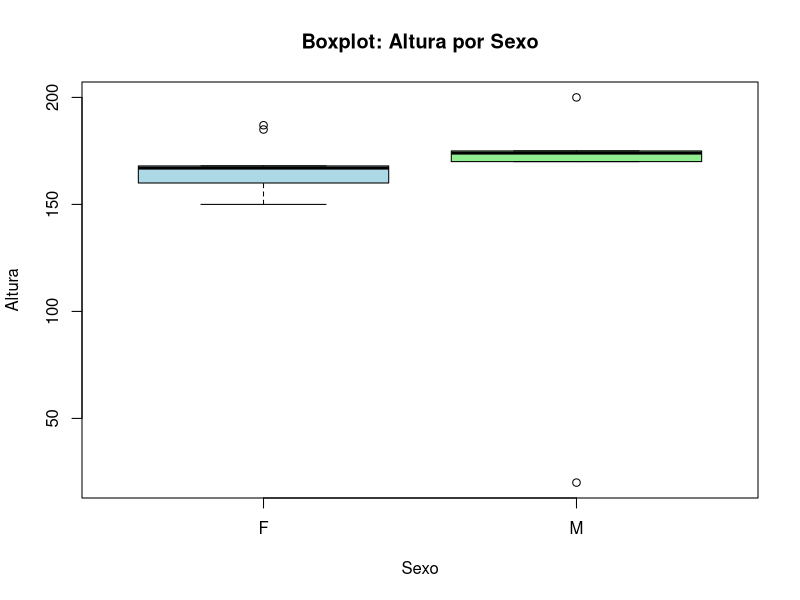
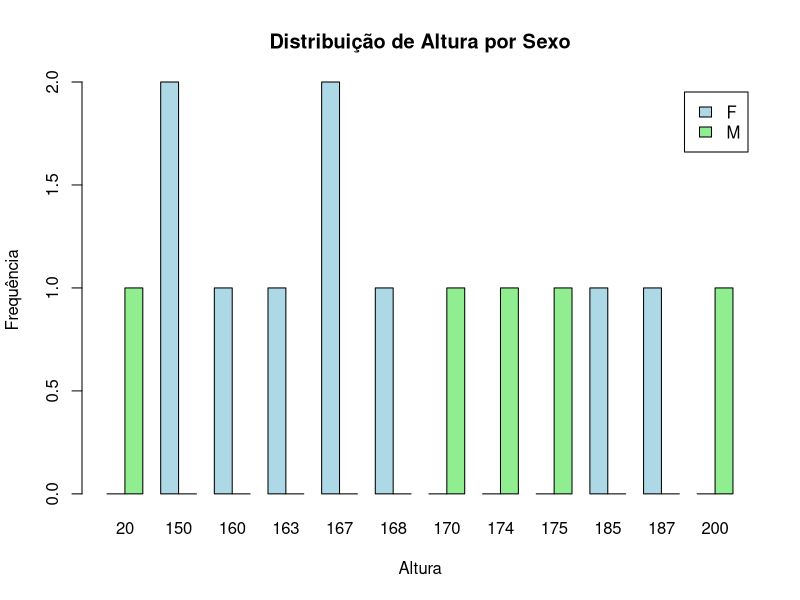
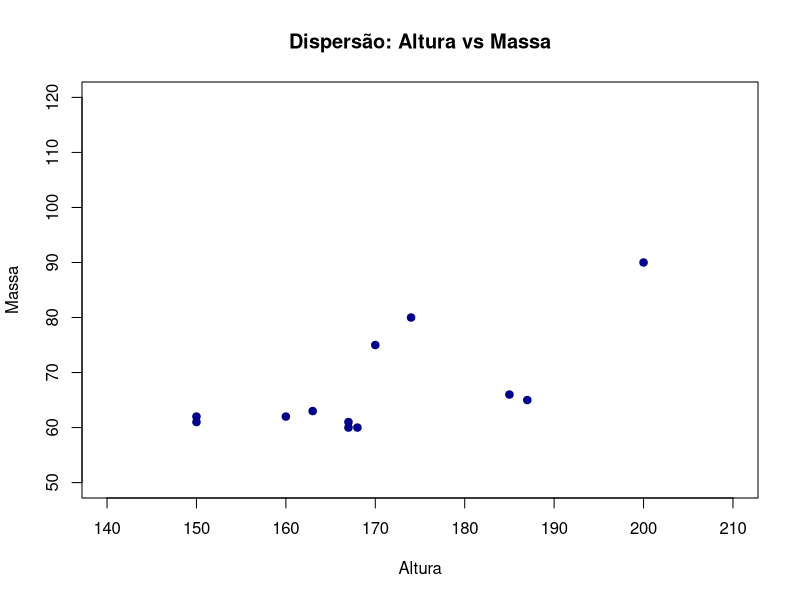
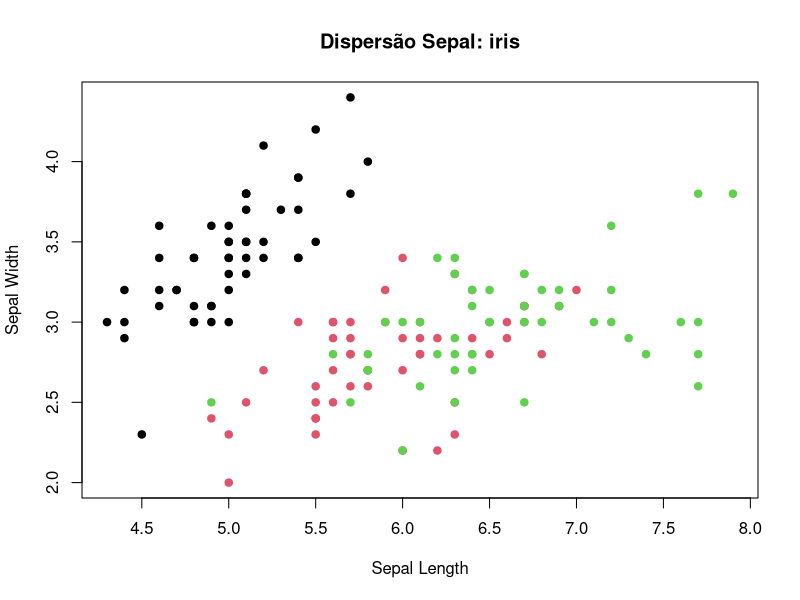
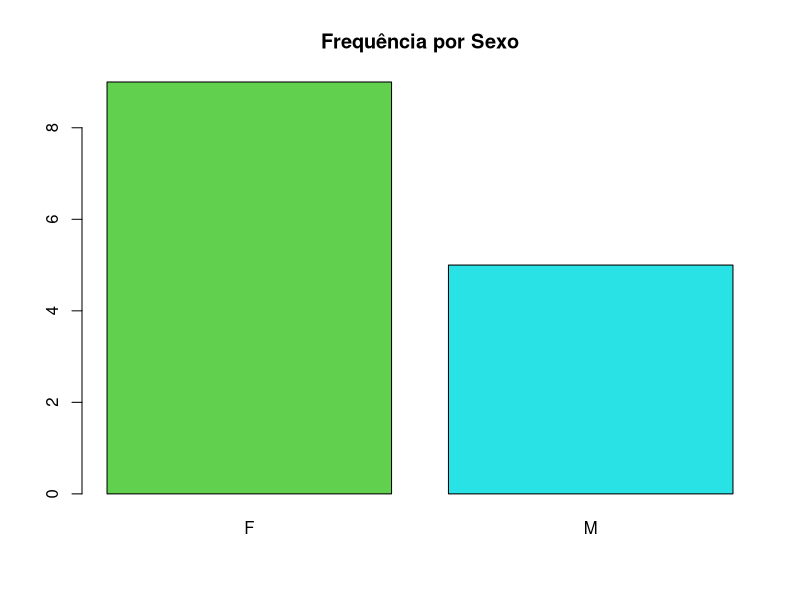
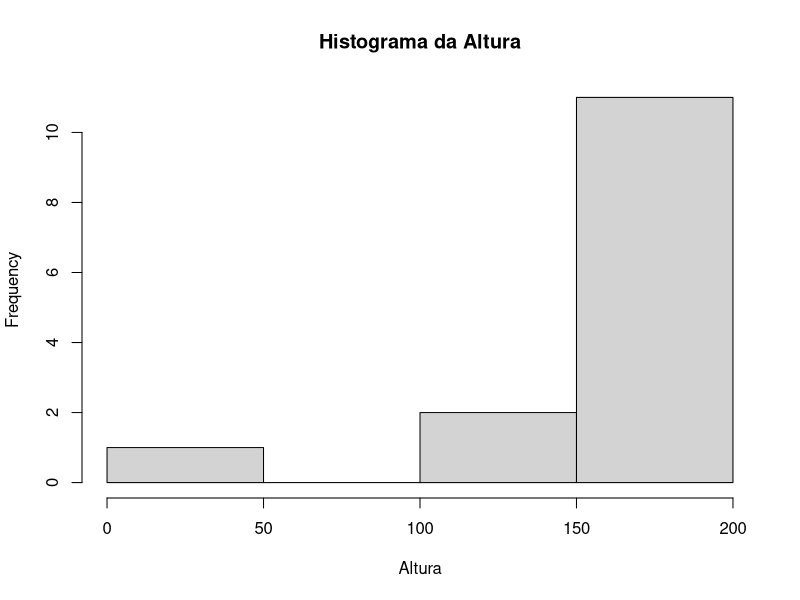

Here is the R script that generated these plots, in order:

# ===============================
# Exemplo de Análise de Dados
# ===============================

# >>>> Importação de dados CSV <<<<
dat <- read.table("dataset/dt_estudantes.csv", header = TRUE, sep = ";")
print(dat)  # Visualizar tabela completa
head(dat, 3)  # Primeiras linhas
str(dat)      # Estrutura do data.frame
colnames(dat) # Nomes das colunas

# Para acessar colunas, use dat$Coluna
print(dat$Estudantes)  # Exemplo


# >>>> Relacionando dados qualitativos x quantitativos <<<<
# Boxplot de Altura por Sexo
boxplot(dat$Altura ~ dat$Sexo,
        main = "Boxplot: Altura por Sexo",
        xlab = "Sexo", ylab = "Altura",
        col = c("lightblue", "lightgreen"))

# Barplot de frequência
freq_table <- table(dat$Sexo, dat$Altura)
print(freq_table)
barplot(freq_table,
        beside = TRUE, legend = TRUE,
        col = c("lightblue", "lightgreen"),
        main = "Distribuição de Altura por Sexo",
        xlab = "Altura", ylab = "Frequência")

# Diagrama de dispersão
plot(dat$Altura, dat$Massa,
     xlim = c(140, 210), ylim = c(50, 120),
     main = "Dispersão: Altura vs Massa",
     xlab = "Altura", ylab = "Massa",
     pch = 19, col = "darkblue")



# >>>> Exemplo com outro conjunto de dados <<<<
data(iris)
plot(iris$Sepal.Length, iris$Sepal.Width,
     main = "Dispersão Sepal: iris",
     xlab = "Sepal Length", ylab = "Sepal Width",
     pch = 19, col = iris$Species)

# Frequência qualitativa
table(dat$Sexo)

# Gráfico de colunas
barplot(height = c(9, 5), names.arg = c("F", "M"), col = c(3, 5),
        main = "Frequência por Sexo")


# >>>> Análise de variância <<<<
mod <- aov(dat$Altura ~ dat$Sexo)
summary(mod)

# Interpretação:
# Se p-valor < 0.05, rejeita H0 (há diferença entre sexos)
# Se p-valor > 0.05, não rejeita H0 (não há diferença significativa)

# Histograma da resposta
hist(dat$Altura, main = "Histograma da Altura", xlab = "Altura")

# Teste de normalidade dos resíduos
shapiro.test(rstudent(mod))

# Teste t para diferença de médias
t.test(dat$Altura[dat$Sexo == "F"], dat$Altura[dat$Sexo == "M"], paired = FALSE)
# Observação: verifique o tamanho das amostras antes de interpretar